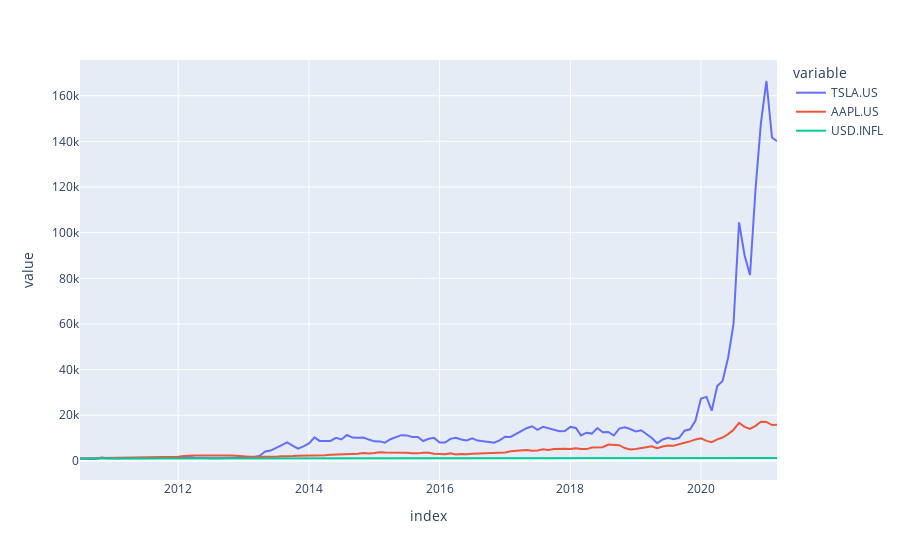

Notebook code cell kept with this figure:
### Code cell
fig = px.line(df)
fig.show()

### Figure 1 — Plotly figure (JSON) as saved in the notebook; plotly's stock layout.template omitted (floating-point values rounded to 4 significant figures; data arrays with more than 128 entries replaced by an {"elided": "..."} marker saying what was removed)
{"data": [{"hovertemplate": "variable=TSLA.US<br>index=%{x}<br>value=%{y}<extra></extra>", "legendgroup": "TSLA.US", "line": {"color": "#636efa", "dash": "solid"}, "mode": "lines", "name": "TSLA.US", "orientation": "v", "showlegend": true, "type": "scatter", "x": {"elided": "129 str values"}, "xaxis": "x", "y": {"elided": "129 float values"}, "yaxis": "y"}, {"hovertemplate": "variable=AAPL.US<br>index=%{x}<br>value=%{y}<extra></extra>", "legendgroup": "AAPL.US", "line": {"color": "#EF553B", "dash": "solid"}, "mode": "lines", "name": "AAPL.US", "orientation": "v", "showlegend": true, "type": "scatter", "x": {"elided": "129 str values"}, "xaxis": "x", "y": {"elided": "129 float values"}, "yaxis": "y"}, {"hovertemplate": "variable=USD.INFL<br>index=%{x}<br>value=%{y}<extra></extra>", "legendgroup": "USD.INFL", "line": {"color": "#00cc96", "dash": "solid"}, "mode": "lines", "name": "USD.INFL", "orientation": "v", "showlegend": true, "type": "scatter", "x": {"elided": "129 str values"}, "xaxis": "x", "y": {"elided": "129 float values"}, "yaxis": "y"}], "layout": {"legend": {"title": {"text": "variable"}, "tracegroupgap": 0}, "margin": {"t": 60}, "xaxis": {"anchor": "y", "domain": [0, 1], "title": {"text": "index"}}, "yaxis": {"anchor": "x", "domain": [0, 1], "title": {"text": "value"}}}}
